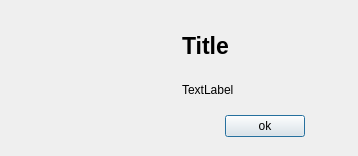
<?xml version="1.0" encoding="UTF-8"?>
<ui version="4.0">
 <class>error</class>
 <widget class="QDialog" name="error">
  <property name="geometry">
   <rect>
    <x>0</x>
    <y>0</y>
    <width>358</width>
    <height>156</height>
   </rect>
  </property>
  <property name="windowTitle">
   <string>Error</string>
  </property>
  <layout class="QVBoxLayout" name="verticalLayout_3">
   <item>
    <spacer name="verticalSpacer_2">
     <property name="orientation">
      <enum>Qt::Vertical</enum>
     </property>
     <property name="sizeHint" stdset="0">
      <size>
       <width>20</width>
       <height>40</height>
      </size>
     </property>
    </spacer>
   </item>
   <item>
    <spacer name="verticalSpacer_5">
     <property name="orientation">
      <enum>Qt::Vertical</enum>
     </property>
     <property name="sizeHint" stdset="0">
      <size>
       <width>20</width>
       <height>40</height>
      </size>
     </property>
    </spacer>
   </item>
   <item>
    <layout class="QHBoxLayout" name="horizontalLayout_5">
     <item>
      <layout class="QHBoxLayout" name="horizontalLayout_4">
       <item>
        <spacer name="horizontalSpacer_6">
         <property name="orientation">
          <enum>Qt::Horizontal</enum>
         </property>
         <property name="sizeHint" stdset="0">
          <size>
           <width>40</width>
           <height>20</height>
          </size>
         </property>
        </spacer>
       </item>
       <item>
        <layout class="QVBoxLayout" name="verticalLayout_2">
         <item>
          <spacer name="verticalSpacer_4">
           <property name="orientation">
            <enum>Qt::Vertical</enum>
           </property>
           <property name="sizeHint" stdset="0">
            <size>
             <width>20</width>
             <height>40</height>
            </size>
           </property>
          </spacer>
         </item>
         <item>
          <widget class="QLabel" name="image">
           <property name="minimumSize">
            <size>
             <width>64</width>
             <height>64</height>
            </size>
           </property>
           <property name="maximumSize">
            <size>
             <width>64</width>
             <height>60</height>
            </size>
           </property>
           <property name="text">
            <string/>
           </property>
          </widget>
         </item>
         <item>
          <spacer name="verticalSpacer_3">
           <property name="orientation">
            <enum>Qt::Vertical</enum>
           </property>
           <property name="sizeHint" stdset="0">
            <size>
             <width>20</width>
             <height>40</height>
            </size>
           </property>
          </spacer>
         </item>
        </layout>
       </item>
       <item>
        <spacer name="horizontalSpacer_5">
         <property name="orientation">
          <enum>Qt::Horizontal</enum>
         </property>
         <property name="sizeHint" stdset="0">
          <size>
           <width>40</width>
           <height>20</height>
          </size>
         </property>
        </spacer>
       </item>
      </layout>
     </item>
     <item>
      <layout class="QVBoxLayout" name="verticalLayout">
       <item>
        <layout class="QHBoxLayout" name="horizontalLayout_2">
         <item>
          <widget class="QLabel" name="title">
           <property name="font">
            <font>
             <pointsize>17</pointsize>
             <weight>75</weight>
             <bold>true</bold>
            </font>
           </property>
           <property name="text">
            <string>Title</string>
           </property>
          </widget>
         </item>
         <item>
          <spacer name="horizontalSpacer_4">
           <property name="orientation">
            <enum>Qt::Horizontal</enum>
           </property>
           <property name="sizeHint" stdset="0">
            <size>
             <width>40</width>
             <height>20</height>
            </size>
           </property>
          </spacer>
         </item>
        </layout>
       </item>
       <item>
        <layout class="QHBoxLayout" name="horizontalLayout_3">
         <item>
          <widget class="QLabel" name="text">
           <property name="text">
            <string>TextLabel</string>
           </property>
          </widget>
         </item>
         <item>
          <spacer name="horizontalSpacer_2">
           <property name="orientation">
            <enum>Qt::Horizontal</enum>
           </property>
           <property name="sizeHint" stdset="0">
            <size>
             <width>40</width>
             <height>20</height>
            </size>
           </property>
          </spacer>
         </item>
        </layout>
       </item>
       <item>
        <layout class="QHBoxLayout" name="horizontalLayout">
         <item>
          <spacer name="horizontalSpacer_3">
           <property name="orientation">
            <enum>Qt::Horizontal</enum>
           </property>
           <property name="sizeHint" stdset="0">
            <size>
             <width>40</width>
             <height>20</height>
            </size>
           </property>
          </spacer>
         </item>
         <item>
          <widget class="QPushButton" name="pushButton">
           <property name="text">
            <string>ok</string>
           </property>
           <property name="default">
            <bool>true</bool>
           </property>
          </widget>
         </item>
         <item>
          <spacer name="horizontalSpacer">
           <property name="orientation">
            <enum>Qt::Horizontal</enum>
           </property>
           <property name="sizeHint" stdset="0">
            <size>
             <width>40</width>
             <height>20</height>
            </size>
           </property>
          </spacer>
         </item>
        </layout>
       </item>
      </layout>
     </item>
    </layout>
   </item>
   <item>
    <spacer name="verticalSpacer">
     <property name="orientation">
      <enum>Qt::Vertical</enum>
     </property>
     <property name="sizeHint" stdset="0">
      <size>
       <width>20</width>
       <height>40</height>
      </size>
     </property>
    </spacer>
   </item>
  </layout>
 </widget>
 <resources/>
 <connections>
  <connection>
   <sender>pushButton</sender>
   <signal>clicked()</signal>
   <receiver>error</receiver>
   <slot>accept()</slot>
   <hints>
    <hint type="sourcelabel">
     <x>284</x>
     <y>144</y>
    </hint>
    <hint type="destinationlabel">
     <x>349</x>
     <y>169</y>
    </hint>
   </hints>
  </connection>
 </connections>
</ui>
